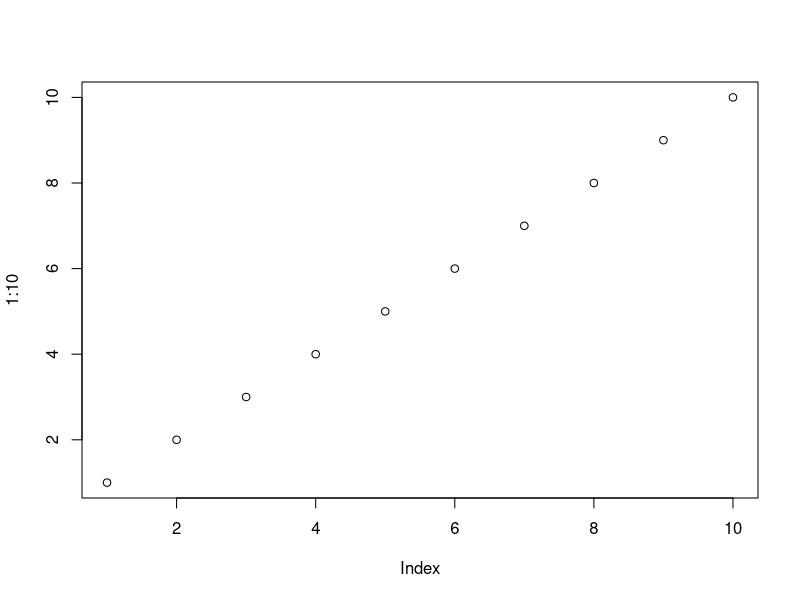
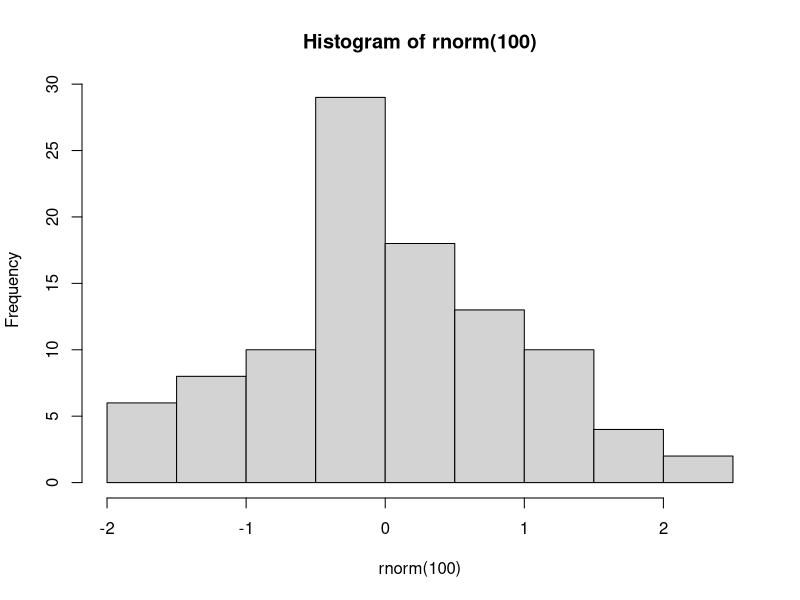

Write R code to recreate these figures, in order.
## ---- chunk 1
knitr::opts_chunk$set(echo = TRUE)
## ---- chunk 2
plot(1:10)
hist(rnorm(100))
